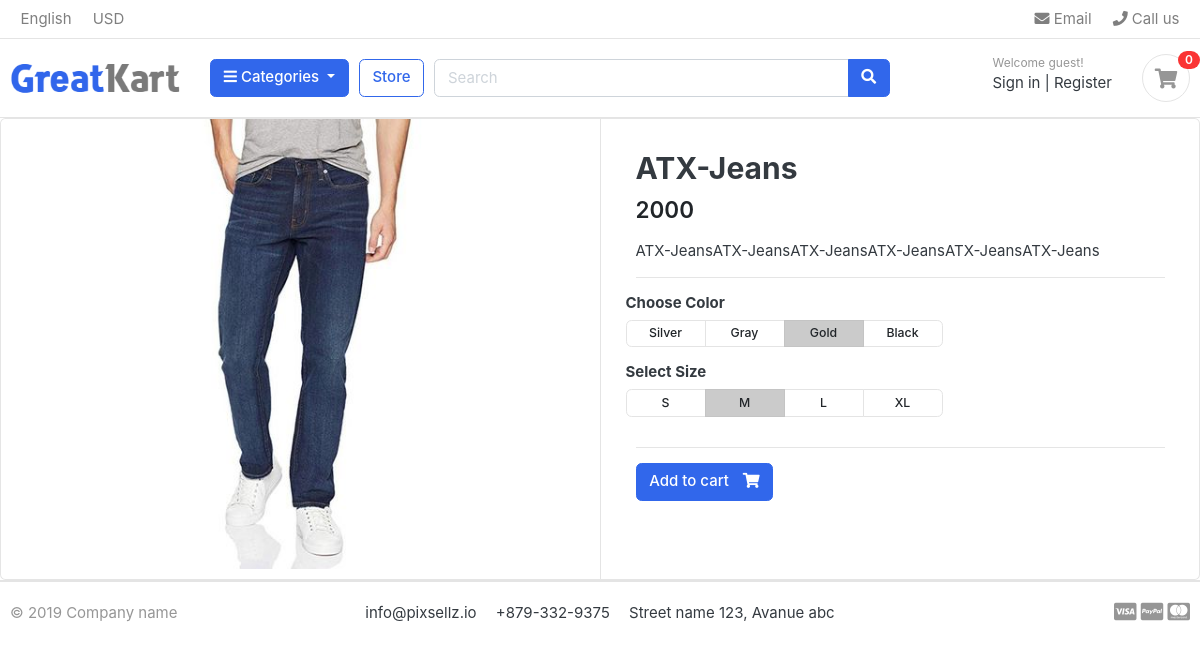
Page /store/jeans/atx-jeans/ on the committed database.
### store/models.py (models this page shows, shortened)
class Product(models.Model):
    title = models.CharField(max_length=150, unique=True)
    slug = models.SlugField(max_length=200, unique=True)
    description = models.TextField(max_length=500, blank=True)
    images = models.ImageField(upload_to='static/images')
    price = models.IntegerField()
    stock = models.IntegerField()
    category = models.ForeignKey(Categories, on_delete=models.CASCADE)
    date_added = models.DateTimeField(auto_now_add=True)
    date_modified = models.DateTimeField(auto_now=True)
    is_available = models.BooleanField(default=True)

### store/views.py (the view)
# urls.py: path('<slug:slug_id>/<slug:product_slug>/', views.product_details, name='product_details'),
def product_details(request, slug_id, product_slug):
    try:
        product_in_detail = Product.objects.get(category__slug=slug_id, slug=product_slug)
    except:
        raise Exception
    context = {
        'product': product_in_detail,
    }
    return render(request, 'store/product_detail.html', context)

### categories/context_processors.py (called while the page is built)
def categories_link(request):
    links = Categories.objects.all
    return dict(links=links)

### categories/models.py (called while the page is built)
    def get_url(self):
        return reverse('categories', args=[self.slug])

### store/templates/store/product_detail.html
{% extends 'base.html' %}
{% load static %}
{% block content %}
<div class="card">
	<div class="row no-gutters">
		<aside class="col-md-6">
<article class="gallery-wrap">
	<div class="img-big-wrap">
	   <a href="#"><img src="{{ product.images.url }}"></a>
	</div>
</article>
		</aside>
		<main class="col-md-6 border-left">
<article class="content-body">
<h2 class="title">{{ product.title }}</h2>
<div class="mb-3">
	<var class="price h4">{{ product.price }}</var>
</div>
<p>{{ product.description }}</p>
<hr>
	<div class="row">
		<div class="item-option-select">
			<h6>Choose Color</h6>
			<div class="btn-group btn-group-sm btn-group-toggle" data-toggle="buttons">
			  <label class="btn btn-light">
			    <input type="radio" name="radio_color"> Silver
			  </label>
			  <label class="btn btn-light">
			    <input type="radio" name="radio_color" > Gray
			  </label>
			  <label class="btn btn-light active">
			    <input type="radio" name="radio_color checked"> Gold
			  </label>
			  <label class="btn btn-light">
			    <input type="radio" name="radio_color"> Black
			  </label>
			</div>
		</div>
	</div>
	<div class="row">
		<div class="item-option-select">
			<h6>Select Size</h6>
			<div class="btn-group btn-group-sm btn-group-toggle" data-toggle="buttons">
			  <label class="btn btn-light">
			    <input type="radio" name="radio_color"> S
			  </label>
			  <label class="btn btn-light active">
			    <input type="radio" name="radio_color" checked> M
			  </label>
			  <label class="btn btn-light">
			    <input type="radio" name="radio_color"> L
			  </label>
			  <label class="btn btn-light">
			    <input type="radio" name="radio_color"> XL
			  </label>
			</div>
		</div>
	</div>
	<hr>
	{% if product.stock > 0 %}
		<a href="{% url 'add_to_cart' product.id %}" class="btn btn-primary"> <span class="text">Add to cart</span> <i class="fas fa-shopping-cart"></i>  </a>
	{% else %}
		<a href="#" class="btn btn-danger"> <span class="text">Out of stock</span> <i class="fas fa-shopping-cart"></i>  </a>
	{% endif %}
</article>
		</main>
	</div>
</div>
{% endblock %}

### static/css/ui.css (style rules this page uses)
html { font-family: "Inter", sans-serif; font-size: 15px; }
.content-body { flex: 1 1 auto; padding: 2rem 2.3rem; }
var { font-style: normal; }
article:after, .form-group:after { display: block; clear: both; content: ""; }
.btn-light { background-color: #fff; border-color: #e4e4e4; }
.btn .text + i { margin-left: 10px; }
.price { font-weight: 600; color: #212529; }
.gallery-wrap .img-big-wrap { margin-bottom: 10px; border-radius: 0.37rem; overflow: hidden; background-color: #fff; }
.gallery-wrap .img-big-wrap a { text-align: center; display: block; }
.gallery-wrap .img-big-wrap img { height: 450px; width: auto; display: inline-block; }
.item-option-select { margin-bottom: 1rem; display: inline-block; margin-right: 15px; }
.item-option-select .btn { min-width: 80px; }

### rows in the picture
Product: images (picture), title "ATX-Jeans", price "2000", description "ATX-JeansATX-JeansATX-JeansATX-JeansATX-JeansATX-Jeans"
